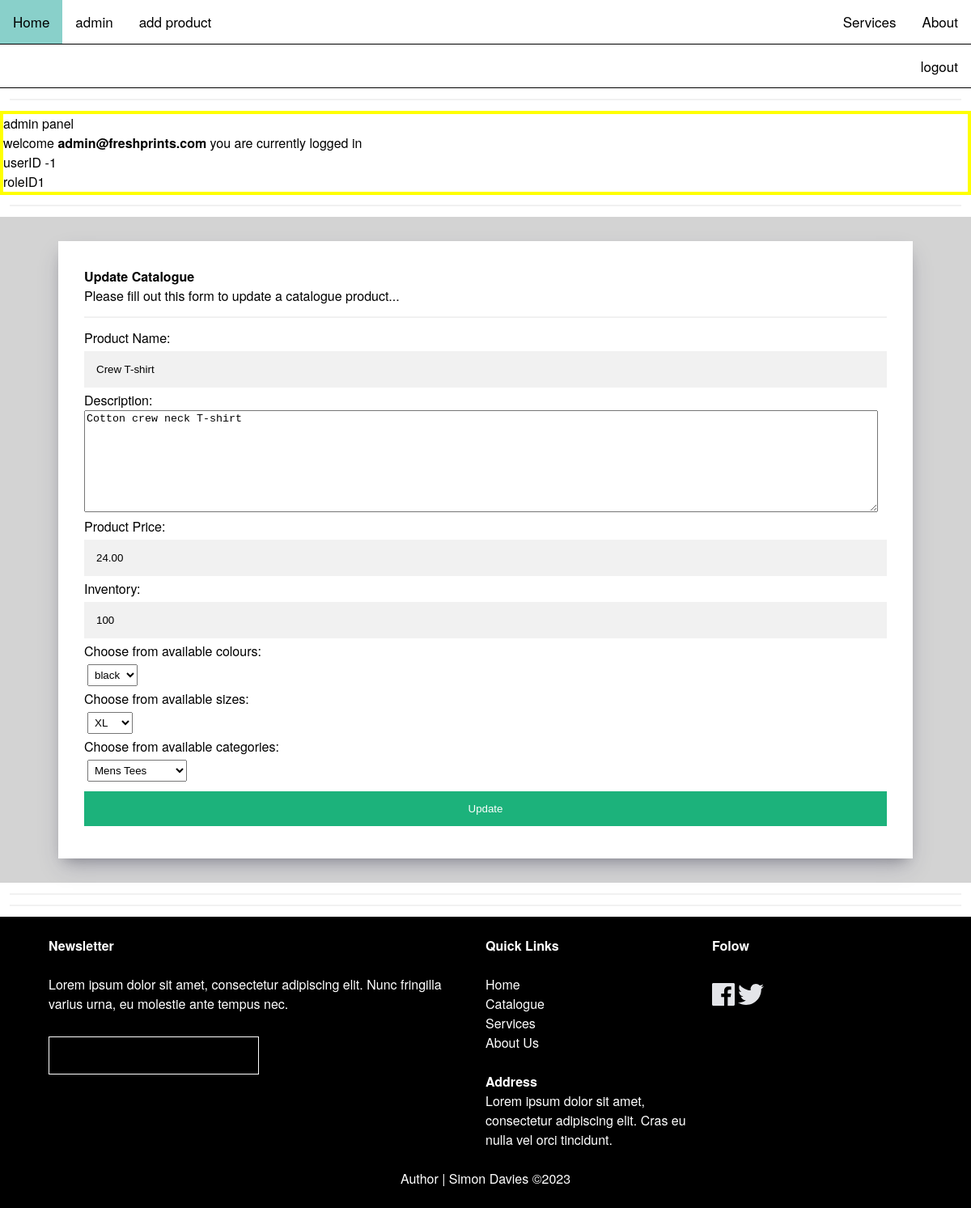
The page /view/form_productUpdate.php?productID=4 (signed in) on the database its author committed.
### tables this page shows
CREATE TABLE `product` (
  `productID` int(11) NOT NULL,
  `productTitle` varchar(50) NOT NULL,
  `description` text NOT NULL,
  `price` decimal(6,2) NOT NULL,
  `qty` int(5) NOT NULL,
  `colourID` int(11) NOT NULL,
  `sizeID` int(11) NOT NULL,
  `catID` int(11) NOT NULL
);

### model/functions.php (called while the page is built, shortened)
<?php
function get_category_dropdown()
{
  global $pdo;
  $sql = 'SELECT * FROM category WHERE catID >0 ORDER BY catID';
  $statement = $pdo->prepare($sql);
  $statement->execute();
  $result = $statement->fetchAll();
  return $result;
}
function get_colour_dropdown()
{
 global $pdo;
 $sql = 'SELECT * FROM colour ORDER BY colourID';
 $result = $pdo->query($sql);
 return $result;
}
function get_size_dropdown()
{
  global $pdo;
  $sql = 'SELECT * FROM size ORDER BY sizeID';
  $result = $pdo->query($sql);
  return $result;
}
?>

### view/form_productUpdate.php (the view, shortened to what this page needs)
<?php
require('../model/pdo.php');
require('../model/functions.php');
?>
<!DOCTYPE html>
<html lang="en">
<head>
  <link rel="stylesheet" href="../css/reset.css">
  <link rel="stylesheet" href="../css/style.css">
  <link rel="stylesheet" href="https://cdnjs.cloudflare.com/ajax/libs/font-awesome/4.7.0/css/font-awesome.min.css">
</head>
<body>
<?php
require('navigation.php');
?>
<hr>
<?php require('section_account.php'); ?>
<section class="section_container formbkg">
  <div class="">
   <form method="post" action="<?php echo htmlspecialchars($_SERVER["PHP_SELF"] . "?" . $_SERVER['QUERY_STRING'] );?>">
  <?php
  $productID = $_GET['productID'];
if(isset($productID)){
  global $pdo;
  $sql = 'SELECT * FROM product WHERE productID =' . $productID;
  foreach($pdo->query($sql) as $result):
?>
<h2>Update Catalogue</h2>
<p>Please fill out this form to update a catalogue product...</p>
<hr>
<p><?php $selectedCol = $result['colourID'];  ?></p>
<p><?php $selectedSize = $result['sizeID'];  ?></p>
<p><?php $selectedCat = $result['catID'];  ?></p>
        <label for="productTitle">Product Name:</label>
         <input type="text" id="productTitle" name="productTitle" value="<?php echo $result['productTitle']; ?>" />
         <p><label for="description">Description:</label></p>
         <textarea id="description" name="description" cols="120" rows="8"><?php  echo $result['description']; ?></textarea>
         <p><label for="price">Product Price:</label></p>
         <input type="text" id="price" name="price" value="<?php echo $result['price'];  ?>" />
         <p><label for="qty">Inventory:</label></p>
         <input type="text" id="qty" name="qty" value="<?php echo $result['qty'];  ?>" />
         <p><label for="colourID">Choose from available colours:</label></p>
         <select name='colourID' id="colourID">
          <?php
          $result = get_colour_dropdown();
           foreach($result as $row):
             if( $selectedCol == $row['colourID'] ){
               echo '<option selected value="' . $row['colourID'] . '" > ' . $row['colour'] . '</option>';
             } else {
              echo '<option value="' . $row['colourID'] . '" > ' . $row['colour'] . '</option>';
             }
           endforeach;
           ?>
         </select>
         <p><label for="sizeID">Choose from available sizes:</label></p>
         <select name='sizeID' id="sizeID">
          <?php
          $result = get_size_dropdown();
           foreach($result as $row):
             if($row['sizeID'] == $selectedSize){
           echo '<option selected value="' . $row['sizeID'] . '" > ' . $row['sizes'] . '</option>';
         } else {
           echo '<option value="' . $row['sizeID'] . '" > ' . $row['sizes'] . '</option>';
         }
           endforeach;
           ?>
         </select>
         <p><label for="catID">Choose from available categories:</label></p>
         <select name='catID' id="catID">
          <?php
           $result = get_category_dropdown();
           foreach($result as $row):
             if($row['catID'] == $selectedCat){
           echo '<option selected value="' . $row['catID'] . '" > ' . $row['catName'] . '</option>';
         } else {
          echo '<option value="' . $row['catID'] . '" > ' . $row['catName'] . '</option>';
         }
           endforeach;
           ?>
         </select>
  <button type="submit" > Update </button>
  <br>
  <?php
endforeach;
  } else {
    "could not find product";
  }  ?>
   </form>
    </div>
</section>
<hr>
<hr>
<?php require('footer.php');?>
</body>
</html>

### css/style.css (style rules this page uses)
* { box-sizing: border-box; }
body { margin: 0; font-family: "HelveticaNeue-Light", "Helvetica Neue Light", "Helvetica Neue", Helvetica, Arial, "Lucida Grande", sans-serif; font-weight: 300; max-width: 100%; font-size: 16px; font-weight: 500; }
hr { width: 98%; margin: 0.8rem auto 0.8rem auto; border: 1px solid #f1f1f1; }
.section_container hr { width:100%; }
.section_container { padding:2.5% 0; text-align: center; }
footer input[type=text]:focus, { background-color: black; outline: none; }
.formbkg { background-color: lightgrey; }
.formbkg form { width:88vw; margin: auto; background-color: white; padding:2rem; box-shadow: rgba(50, 50, 93, 0.25) 0px 13px 27px -5px, rgba(0, 0, 0, 0.3) 0px 8px 16px -8px; text-align: left; }
textarea { max-width:100%; }
input[type=text], input[type=password],input[type=email] { width: 100%; padding: 15px; margin: 0.25rem 0 0.25rem 0; display: inline-block; border: none; background: #f1f1f1; }
button { background-color: #04AA6D; color: white; padding: 14px 20px; margin: 8px 0; border: none; cursor: pointer; width: 100%; opacity: 0.9; }
.modal-content-order-form, { padding-top:0px; background-color: #fefefe; margin: 0% auto 15% auto; border: 1px solid #888; width: 33%; }
select { padding:0.25rem;margin:0.25rem; }

### rows shown on the page
product: productTitle "Crew T-shirt", description "Cotton crew neck T-shirt", price "24.00", qty "100"

### other values the page prints
$_SESSION['username'] "admin@freshprints.com"
$_SESSION['userID'] "1"
$_SESSION['roleID'] "1"
form field colourID "black"
form field sizeID "XL"
form field catID "Mens Tees"
